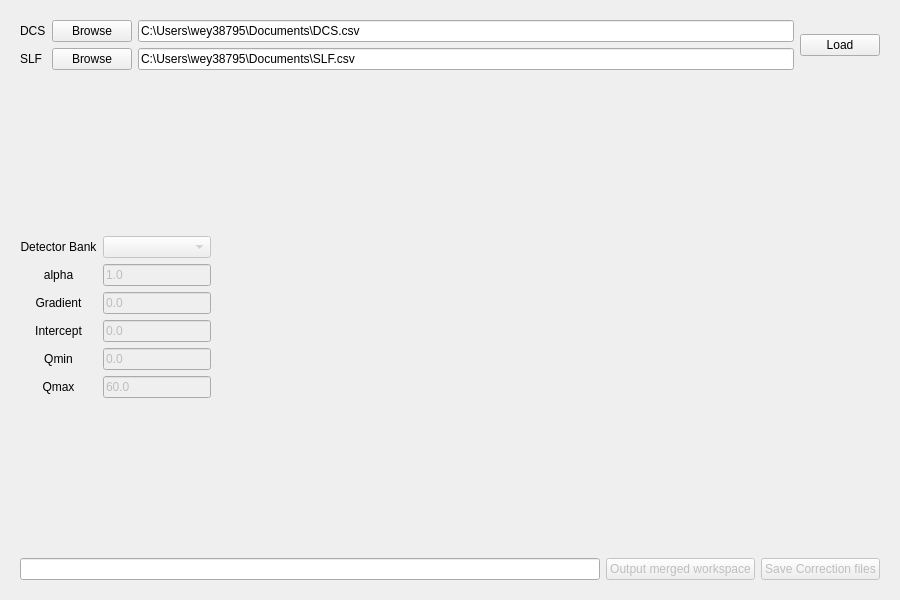
<?xml version="1.0" encoding="UTF-8"?>
<ui version="4.0">
 <class>Form</class>
 <widget class="QWidget" name="Form">
  <property name="geometry">
   <rect>
    <x>0</x>
    <y>0</y>
    <width>900</width>
    <height>600</height>
   </rect>
  </property>
  <property name="minimumSize">
   <size>
    <width>800</width>
    <height>600</height>
   </size>
  </property>
  <property name="windowTitle">
   <string>Form</string>
  </property>
  <layout class="QVBoxLayout" name="verticalLayout" stretch="0,1,1,0">
   <property name="leftMargin">
    <number>20</number>
   </property>
   <property name="topMargin">
    <number>20</number>
   </property>
   <property name="rightMargin">
    <number>20</number>
   </property>
   <property name="bottomMargin">
    <number>20</number>
   </property>
   <item>
    <layout class="QGridLayout" name="gridLayout_3" columnstretch="0,0,1,0">
     <item row="0" column="2">
      <widget class="QLineEdit" name="dcs_directory">
       <property name="text">
        <string>C:\Users\wey38795\Documents\DCS.csv</string>
       </property>
      </widget>
     </item>
     <item row="0" column="1">
      <widget class="QPushButton" name="dcs_browse_btn">
       <property name="text">
        <string>Browse</string>
       </property>
      </widget>
     </item>
     <item row="1" column="1">
      <widget class="QPushButton" name="slf_browse_btn">
       <property name="text">
        <string>Browse</string>
       </property>
      </widget>
     </item>
     <item row="1" column="2">
      <widget class="QLineEdit" name="slf_directory">
       <property name="text">
        <string>C:\Users\wey38795\Documents\SLF.csv</string>
       </property>
      </widget>
     </item>
     <item row="0" column="0">
      <widget class="QLabel" name="label_7">
       <property name="text">
        <string>DCS</string>
       </property>
      </widget>
     </item>
     <item row="1" column="0">
      <widget class="QLabel" name="label_8">
       <property name="text">
        <string>SLF</string>
       </property>
      </widget>
     </item>
     <item row="0" column="3" rowspan="2">
      <widget class="QPushButton" name="load_btn">
       <property name="text">
        <string>Load</string>
       </property>
      </widget>
     </item>
    </layout>
   </item>
   <item>
    <layout class="QGridLayout" name="gridLayout_4" rowstretch="1,0,1" columnstretch="0,1">
     <item row="2" column="0">
      <spacer name="verticalSpacer">
       <property name="orientation">
        <enum>Qt::Vertical</enum>
       </property>
       <property name="sizeHint" stdset="0">
        <size>
         <width>20</width>
         <height>40</height>
        </size>
       </property>
      </spacer>
     </item>
     <item row="1" column="0">
      <layout class="QGridLayout" name="gridLayout" columnstretch="0,0">
       <item row="2" column="1">
        <widget class="QLineEdit" name="grad">
         <property name="enabled">
          <bool>false</bool>
         </property>
         <property name="text">
          <string>0.0</string>
         </property>
        </widget>
       </item>
       <item row="4" column="0">
        <widget class="QLabel" name="label_4">
         <property name="text">
          <string>Qmin</string>
         </property>
         <property name="alignment">
          <set>Qt::AlignCenter</set>
         </property>
        </widget>
       </item>
       <item row="0" column="1">
        <widget class="QComboBox" name="detector_bank">
         <property name="enabled">
          <bool>false</bool>
         </property>
        </widget>
       </item>
       <item row="0" column="0">
        <widget class="QLabel" name="label_6">
         <property name="text">
          <string>Detector Bank</string>
         </property>
         <property name="alignment">
          <set>Qt::AlignCenter</set>
         </property>
        </widget>
       </item>
       <item row="3" column="0">
        <widget class="QLabel" name="label_3">
         <property name="text">
          <string>Intercept</string>
         </property>
         <property name="alignment">
          <set>Qt::AlignCenter</set>
         </property>
        </widget>
       </item>
       <item row="3" column="1">
        <widget class="QLineEdit" name="intercept">
         <property name="enabled">
          <bool>false</bool>
         </property>
         <property name="text">
          <string>0.0</string>
         </property>
        </widget>
       </item>
       <item row="5" column="0">
        <widget class="QLabel" name="label_5">
         <property name="text">
          <string>Qmax</string>
         </property>
         <property name="alignment">
          <set>Qt::AlignCenter</set>
         </property>
        </widget>
       </item>
       <item row="2" column="0">
        <widget class="QLabel" name="label">
         <property name="text">
          <string>Gradient</string>
         </property>
         <property name="alignment">
          <set>Qt::AlignCenter</set>
         </property>
        </widget>
       </item>
       <item row="1" column="1">
        <widget class="QLineEdit" name="alpha">
         <property name="enabled">
          <bool>false</bool>
         </property>
         <property name="text">
          <string>1.0</string>
         </property>
        </widget>
       </item>
       <item row="5" column="1">
        <widget class="QLineEdit" name="q_max">
         <property name="enabled">
          <bool>false</bool>
         </property>
         <property name="text">
          <string>60.0</string>
         </property>
        </widget>
       </item>
       <item row="4" column="1">
        <widget class="QLineEdit" name="q_min">
         <property name="enabled">
          <bool>false</bool>
         </property>
         <property name="text">
          <string>0.0</string>
         </property>
        </widget>
       </item>
       <item row="1" column="0">
        <widget class="QLabel" name="label_2">
         <property name="text">
          <string>alpha</string>
         </property>
         <property name="alignment">
          <set>Qt::AlignCenter</set>
         </property>
        </widget>
       </item>
      </layout>
     </item>
     <item row="0" column="0">
      <spacer name="verticalSpacer_2">
       <property name="orientation">
        <enum>Qt::Vertical</enum>
       </property>
       <property name="sizeHint" stdset="0">
        <size>
         <width>20</width>
         <height>40</height>
        </size>
       </property>
      </spacer>
     </item>
     <item row="0" column="1" rowspan="3">
      <layout class="QVBoxLayout" name="plt_3"/>
     </item>
    </layout>
   </item>
   <item>
    <layout class="QHBoxLayout" name="horizontalLayout">
     <item>
      <layout class="QVBoxLayout" name="plt_1"/>
     </item>
     <item>
      <layout class="QVBoxLayout" name="plt_2"/>
     </item>
    </layout>
   </item>
   <item>
    <layout class="QHBoxLayout" name="horizontalLayout_2" stretch="0,0,0">
     <item>
      <widget class="QLineEdit" name="output_name"/>
     </item>
     <item>
      <widget class="QPushButton" name="output_merged_workspace_btn">
       <property name="enabled">
        <bool>false</bool>
       </property>
       <property name="text">
        <string>Output merged workspace</string>
       </property>
      </widget>
     </item>
     <item>
      <widget class="QPushButton" name="save_correction_files_btn">
       <property name="enabled">
        <bool>false</bool>
       </property>
       <property name="text">
        <string>Save Correction files</string>
       </property>
      </widget>
     </item>
    </layout>
   </item>
  </layout>
 </widget>
 <resources/>
 <connections/>
</ui>
